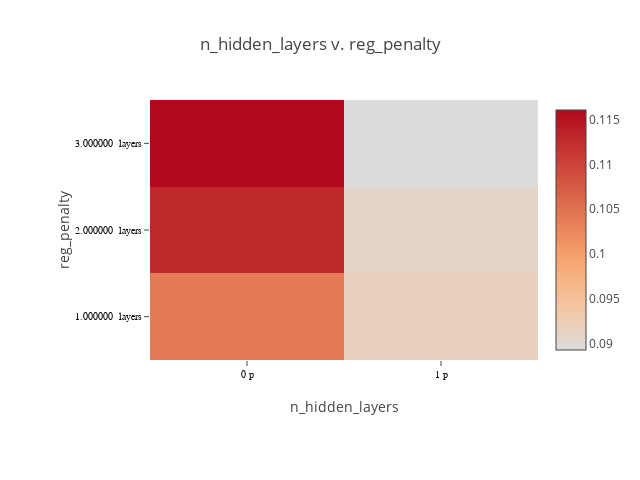

Notebook source saved alongside this figure:
### Code cell
plot_matrix(lossframe, "n_hidden_layers", "reg_penalty", x_suffix="p", y_suffix=" layers")

### Figure 1 — Plotly figure (JSON) as saved in the notebook; plotly's stock layout.template omitted (floating-point values rounded to 4 significant figures)
{"data": [{"colorscale": [[0, "rgb(0,0,255)", [1, "rgb(255,0,0)"]]], "type": "heatmap", "x": ["0 p", "0 p", "0 p", "0 p", "1 p"], "y": ["1.000000  layers", "2.000000  layers", "3.000000  layers"], "z": [[1712.0, 0.1875, 0.1275, 0.104, 0.09182], [4.027, 0.1763, 0.148, 0.1128, 0.09084], [0.3034, 0.2075, 0.1573, 0.1161, 0.08926]]}], "layout": {"height": 480, "margin": {"b": 120, "l": 150, "r": 30, "t": 100}, "title": "n_hidden_layers v. reg_penalty", "width": 640, "xaxis": {"tickfont": {"color": "black", "family": "Arial, sans-serif", "size": 10}, "title": "n_hidden_layers"}, "yaxis": {"tickfont": {"color": "black", "family": "Arial, sans-serif", "size": 10}, "title": "reg_penalty"}}}
